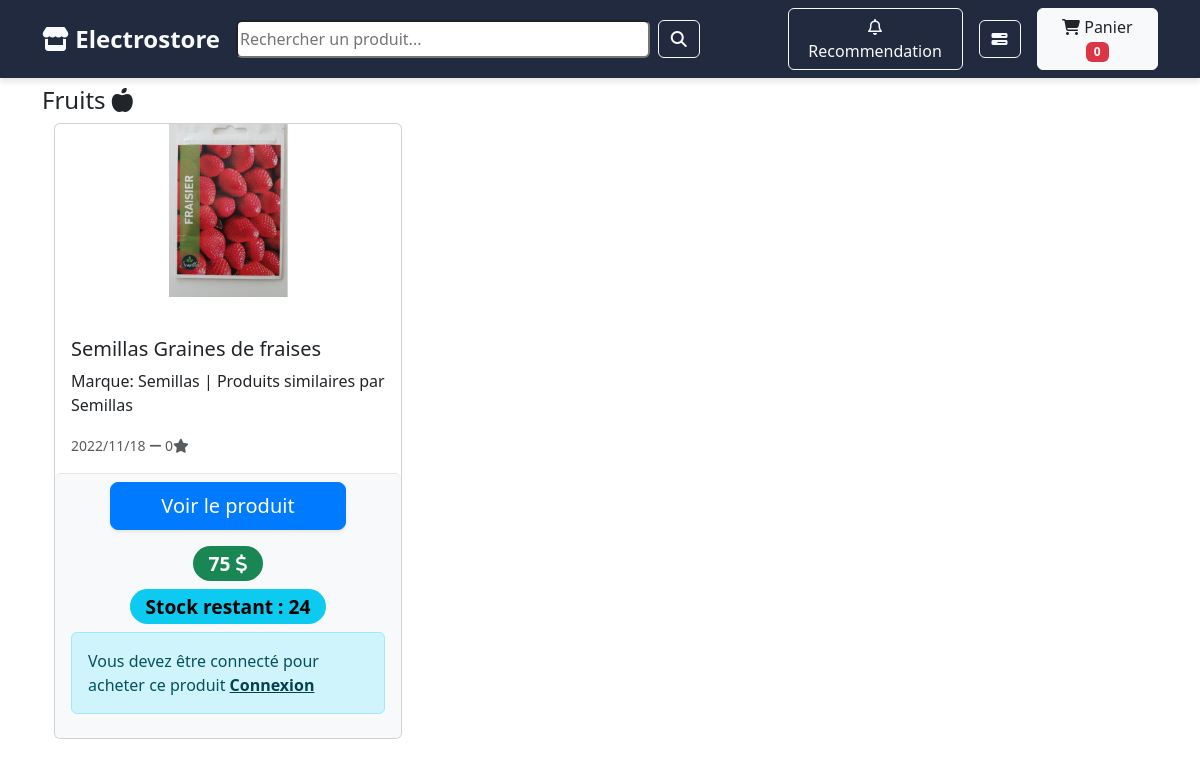
The app's page /front/categorie.php?id=1 with its own data.
### tables this page shows
CREATE TABLE `categorie` (
  `id` int(11) NOT NULL,
  `libelle` varchar(100) NOT NULL,
  `description` varchar(255) NOT NULL,
  `date_creation` datetime NOT NULL DEFAULT current_timestamp(),
  `icone` varchar(200) NOT NULL
);

CREATE TABLE `produit` (
  `id` int(11) NOT NULL,
  `libelle` varchar(100) NOT NULL,
  `prix` decimal(10,0) NOT NULL,
  `discount` int(11) NOT NULL,
  `id_categorie` int(11) NOT NULL,
  `date_creation` datetime NOT NULL,
  `description` varchar(255) NOT NULL,
  `image` varchar(150) NOT NULL,
    `ratings` FLOAT(3,1) DEFAULT 0,
  `no_of_ratings` INT DEFAULT 0
);

### front/categorie.php (the view, shortened to what this page needs)
<?php
require_once '../include/database.php';
$id = $_GET['id'];
$sqlState = $pdo->prepare("SELECT * FROM categorie WHERE id=?");
$sqlState->execute([$id]);
$categorie = $sqlState->fetch(PDO::FETCH_ASSOC);
$sqlState = $pdo->prepare("SELECT * FROM produit WHERE id_categorie=?");
$sqlState->execute([$id]);
$produits = $sqlState->fetchAll(PDO::FETCH_OBJ);
?>
<!doctype html>
<html lang="en">
<head>
    <?php include '../include/head_front.php' ?>
</head>
<body>
<?php include '../include/nav_front.php' ?>
<div class="container py-2">
    <h4><?php echo $categorie['libelle'] ?> <span class="fa <?php echo $categorie['icone'] ?>"></span></h4>
    <div class="container">
        <div class="row">
            <?php require_once '../include/front/product/afficher_product.php'; ?>
        </div>
    </div>
</div>
</body>
</html>

### include/front/product/afficher_product.php (shortened to what this page needs)
<?php
foreach ($produits as $produit) {
    $idProduit = htmlspecialchars($produit->id);
    $libelle = htmlspecialchars($produit->libelle);
    $description = htmlspecialchars($produit->description);
    $image = htmlspecialchars($produit->image);
    $rating = htmlspecialchars($produit->ratings);
    $date_creation = date_format(date_create($produit->date_creation), 'Y/m/d');
    $stock = htmlspecialchars($produit->quantite);
    ?>
    <div class="col-md-4 mb-4">
        <div class="card h-100 p-6 produit-card">
            <img class="card-img-top w-50 mx-auto" src="<?= $image ?>" alt="Card image cap">
            <div class="card-body">
                <a href="produit.php?id=<?= $idProduit ?>" class="btn stretched-link"></a>
                <h5 class="card-title"><?= $libelle ?></h5>
                <p class="card-text"><?= $description ?></p>
                <p class="card-text"><small class="text-muted"><?= $date_creation ?> <i class="fa-solid fa-minus"></i>
                        <?= $rating ?><i class="fa-solid fa-star"></i></small></p>
            </div>
            <div class="card-footer rounded d-flex flex-column align-items-center">
                <a href="produit.php?id=<?= $idProduit ?>" class="btn btn-primary btn-lg w-75 mb-3 text-center shadow-sm"
                    style="text-decoration: none;">Voir le produit</a>
                <?php if (!empty($produit->discount)): ?>
                    <div class="h5 mb-2">
                        <span class="badge rounded-pill text-bg-danger">
                            <strike><?= htmlspecialchars($produit->prix) ?></strike>
                            <i class="fa fa-solid fa-dollar"></i>
                        </span>
                    </div>
                    <div class="h5 mb-2">
                        <span class="badge rounded-pill text-bg-success">
                            Solde : <?= $produit->discount ?>
                            <i class="fa fa-solid fa-dollar"></i>
                        </span>
                    </div>
                <?php else: ?>
                    <div class="h5 mb-2">
                        <span class="badge rounded-pill text-bg-success">
                            <?= htmlspecialchars($produit->prix) ?>
                            <i class="fa fa-solid fa-dollar"></i>
                        </span>
                    </div>
                <?php endif; ?>
                <div class="h5 mb-2">
                    <span class="badge rounded-pill text-bg-info">
                        Stock restant : <?= $stock ?>
                    </span>
                </div>
                <?php include '../include/front/counter.php' ?>
            </div>
        </div>
    </div>
    <?php
}
    ?>

### include/front/counter.php (shortened to what this page needs)
<div>
    <?php
    $idUtilisateur = $_SESSION['utilisateur']['id'] ?? 0;
    $qty = $_SESSION['panier'][$idUtilisateur][$idProduit] ?? 0;
    $sql = $pdo->prepare("SELECT quantite FROM produit WHERE id = ?");
    $sql->execute([$idProduit]);
    $produitInfo = $sql->fetch(PDO::FETCH_ASSOC);
    if ($produitInfo) {
        $stockDisponible = $produitInfo['quantite'];
    } else {
        echo "Produit non trouvé.";
        exit;
    }
    if ($qty == 0) {
        $button = '<i class="fa fa-light fa-cart-plus"></i>';
    } else {
        $button = '<i class="fa-solid fa-pencil"></i>';
    }
    if ($qty >= $stockDisponible) {
        $disabled = 'disabled';
    } else {
        $disabled = '';
    }
    ?>
    <?php if ($idUtilisateur !== 0): ?>
        <form method="post" class="counter d-flex align-items-center justify-content-center" action="ajouter_panier.php">
            <button type="button" class="btn btn-outline-secondary mx-2 counter-moins rounded-circle shadow-sm"
                style="width: 40px; height: 40px; font-size: 1.5rem;" <?= $disabled ?>>-</button>
            <input type="hidden" name="id" value="<?= htmlspecialchars($idProduit) ?>">
            <input class="form-control text-center mx-2" value="<?= htmlspecialchars($qty) ?>" type="number" name="qty"
                id="qty" max="<?= $stockDisponible ?>" style="width: 60px;" <?= $disabled ?>>
            <button type="button" class="btn btn-outline-secondary mx-2 counter-plus rounded-circle shadow-sm"
                style="width: 40px; height: 40px; font-size: 1.5rem;" <?= $disabled ?>>+</button>
            <button class="btn btn-success btn-sm mx-2 shadow-sm" type="submit" name="ajouter" <?= $disabled ?>>
                <?= $button ?>
            </button>
            <?php if ($qty != 0): ?>
                <button formaction="supprimer_panier.php" class="btn btn-sm btn-danger mx-1 shadow-sm" type="submit"
                    name="supprimer">
                    <i class="fa-solid fa-trash"></i>
                </button>
            <?php endif; ?>
        </form>
    <?php else: ?>
        <div class="alert alert-info" role="alert">
            Vous devez être connecté pour acheter ce produit <strong><a href="../connexion.php"
                    class="alert-link">Connexion</a></strong>
        </div>
    <?php endif; ?>
</div>

### include/front/counter.php (style rules this page uses)
.alert-link { font-weight: bold; }

### include/front/product/afficher_product.php (style rules this page uses)
.card-footer { background-color: #f8f9fa; border-top: 1px solid #e7e7e7; }
.card-footer .badge { font-size: 1.2rem; padding: 0.5rem 1rem; text-align: center; }
.btn-primary { background-color: #007bff; border-color: #007bff; }
.h5 { font-size: 1.1rem; }
.shadow-sm { box-shadow: 0 0.5rem 1rem rgba(0, 0, 0, 0.15); }

### records on screen
categorie: libelle "Fruits"
produit: image (picture), libelle "Semillas Graines de fraises", description "Marque: Semillas | Produits similaires par Semillas", date_creation "2022/11/18", ratings "0", prix "75", quantite "24"

### other values on screen
$productCount "0"
